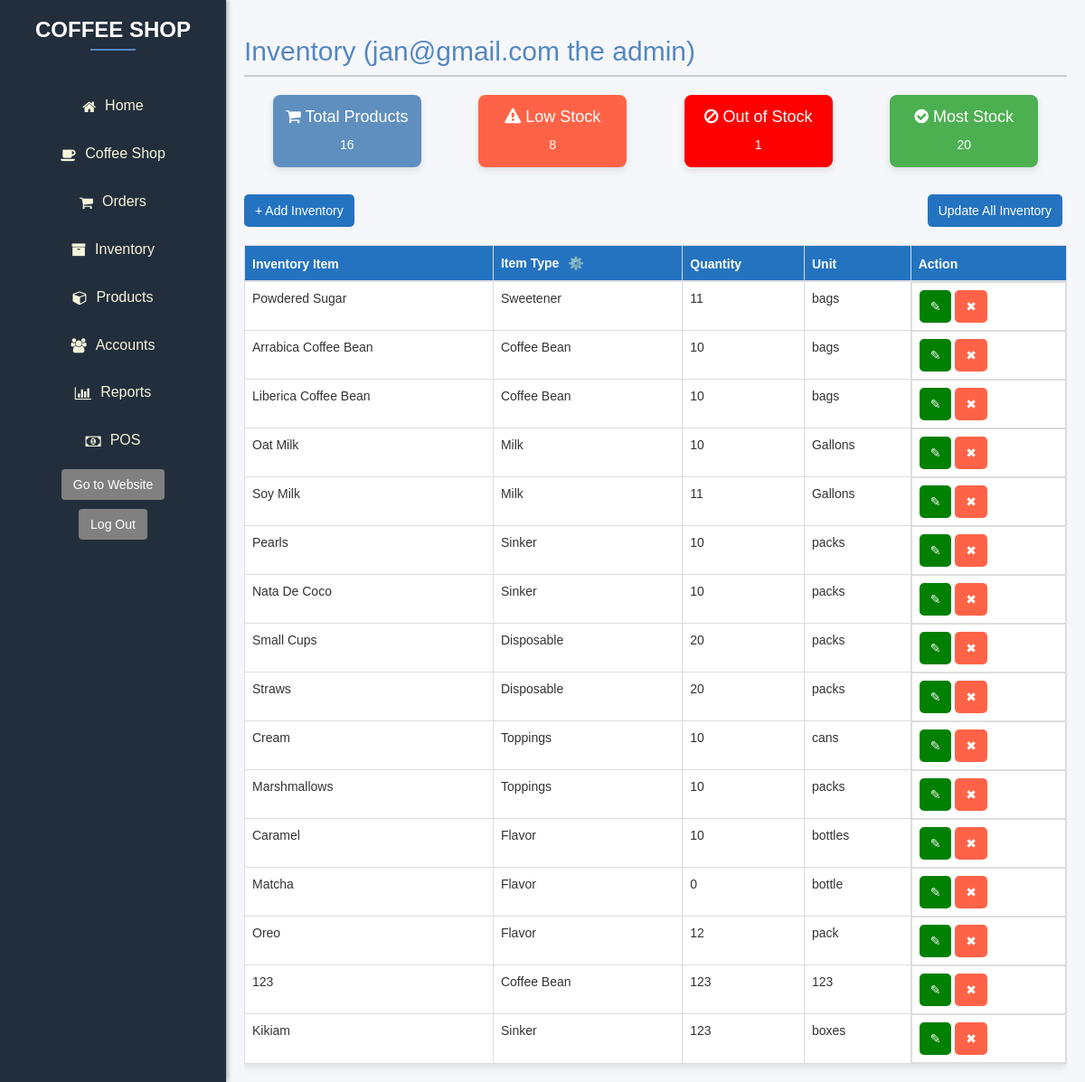
The app's page /admin_dashboard/inventory (signed in) with its own data.
### tables this page shows
CREATE TABLE `tblinventory` (
  `inventory_id` int(11) NOT NULL,
  `inventory_item` varchar(255) NOT NULL,
  `item_type` varchar(255) NOT NULL,
  `quantity` int(11) DEFAULT NULL,
  `unit` varchar(10) DEFAULT NULL
);

### Core/functions.php (called while the page is built, shortened)
<?php
function base_path($path) {
  return BASE_PATH . $path;
}
function view($path, $attributes = []) {
  extract($attributes);
  require base_path('views/' . $path);
}

### Http/controllers/dashboard/inventory.php (called while the page is built, shortened)
<?php
include "connect.php";
$sql = "SELECT * FROM tblinventory";
$statement = $pdo->prepare($sql);
$statement->execute();
$inventoryData = $statement->fetchAll(PDO::FETCH_ASSOC);
$sqlCategoryInventory = "SELECT * FROM tblcategory_inventory";
$categoryInventoryStatement = $pdo->prepare($sqlCategoryInventory);
$categoryInventoryStatement->execute();
$categoryInventoryData = $categoryInventoryStatement->fetchAll(PDO::FETCH_ASSOC);
$sqlTotalProducts = "SELECT COUNT(*) AS totalProducts FROM tblinventory";
$statementTotalProducts = $pdo->prepare($sqlTotalProducts);
$statementTotalProducts->execute();
$totalProductsData = $statementTotalProducts->fetch(PDO::FETCH_ASSOC);
if ($statementTotalProducts->rowCount() == 0) {
    $totalProducts = 0;
} else {
    $totalProducts = $totalProductsData['totalProducts'];
}
$sqlLowStock = "SELECT COUNT(*) as lowStock
                FROM (
                    SELECT *
                    FROM tblinventory
                    WHERE quantity > 0 AND quantity <= 10
                ) AS subquery";
$statementLowStock = $pdo->prepare($sqlLowStock);
$statementLowStock->execute();
if ($statementTotalProducts->rowCount() == 0) {
    $lowStockData = 0;
} else {
    $lowStockData = $statementLowStock->fetchAll(PDO::FETCH_ASSOC);
}
$sqlOutOfStock = "SELECT item_type, COUNT(*) as out_of_stock
                  FROM tblinventory
                  WHERE quantity <= 0
                  GROUP BY item_type";
$statementOutOfStock = $pdo->prepare($sqlOutOfStock);
$statementOutOfStock->execute();
if ($statementTotalProducts->rowCount() == 0) {
    $outOfStockData = 0;
} else {
    $outOfStockData = $statementOutOfStock->fetchAll(PDO::FETCH_ASSOC);
}
$sqlMostStock = "SELECT MAX(quantity) as most_stock
                FROM tblinventory
                GROUP BY item_type
                ORDER BY quantity DESC
                ;";
$statementMostStock = $pdo->prepare($sqlMostStock);
$statementMostStock->execute();
if ($statementTotalProducts->rowCount() == 0) {
    $mostStockData = 0;
} else {
    $mostStockData = $statementMostStock->fetchAll(PDO::FETCH_ASSOC);
}
view('dashboard/inventory.view.php', [
    'totalProducts' => $totalProducts,
    'inventoryData' => $inventoryData,
    'lowStockData' => $lowStockData,
    'outOfStockData' => $outOfStockData,
    'mostStockData' => $mostStockData,
    'categoryInventoryData' => $categoryInventoryData
]);

### public/index.php (called while the page is built, shortened)
<?php
require BASE_PATH . "Core/functions.php";
$router = new \Core\Router();
$uri = parse_url($_SERVER['REQUEST_URI'])['path'];
$method = $_POST['_method'] ?? $_SERVER['REQUEST_METHOD'];
$router->route($uri, $method);

### views/dashboard/inventory.view.php (the view, shortened to what this page needs)
<?php require "partials/head.php"; ?>
<?php require "partials/nav.php"; ?>
<div class="dashboard">
    <div class="content">
        <h2>Inventory
            <?php echo " (" . $_SESSION['user']['email'] . " the " . $_SESSION['user']['position'] . ") " ?>
        </h2>
        <div>
            <div class="containertab">
                <div class="stock-container total-products-container">
                    <h4><i class="fa fa-shopping-cart"></i> Total Products</h4>
                    <p>
                        <?php echo $totalProducts; ?>
                    </p>
                </div>
                <div class="stock-container low-stock-container">
                    <h4><i class="fa fa-exclamation-triangle"></i> Low Stock</h4>
                    <p>
                        <?php echo !empty($lowStockData) ? $lowStockData[0]['lowStock'] : 0; ?>
                    </p>
                </div>
                <div class="stock-container out-of-stock-container">
                    <h4><i class="fa fa-ban"></i> Out of Stock</h4>
                    <p>
                        <?php echo !empty($outOfStockData) ? $outOfStockData[0]['out_of_stock'] : 0; ?>
                    </p>
                </div>
                <div class="stock-container most-stock-container">
                    <h4><i class="fa fa-check-circle"></i> Most Stock</h4>
                    <p>
                        <?php echo !empty($mostStockData) ? $mostStockData[0]['most_stock'] : 0; ?>
                    </p>
                </div>
            </div>
            <br>
            <div style="display: flex; justify-content: space-between;">
                <button type="button" class="button add-button" id="addForm">+ Add
                    Inventory</button>
                <button type="button" class="button add-button" id="updateInventoryBtn" style="margin-left: auto;">Update All
                    Inventory</button>
            </div>
            <br>
            <div class="table-responsive">
                <table class="table table-bordered">
                    <thead>
                        <tr>
                            <th>Inventory Item</th>
                            <th>Item Type
                                <button type="button" id="categoryInventory" style="background-color:transparent; border:none; padding:none;">⚙️</button>
                            </th>
                            <th>Quantity</th>
                            <th>Unit</th>
                            <th>Action</th>
                        </tr>
                    </thead>
                    <tbody>
                        <?php foreach ($inventoryData as $item) : ?>
                            <tr>
                                <td>
                                    <?= $item['inventory_item'] ?>
                                </td>
                                <td>
                                    <?= $item['item_type'] ?>
                                </td>
                                <td>
                                    <?= $item['quantity'] ?>
                                </td>
                                <td>
                                    <?= $item['unit'] ?>
                                </td>
                                <td class="action-buttons">
                                    <form method="post" action="/admin_dashboard/inventory" class="button-form" onsubmit="return confirmDelete()">
                                        <button type="button" class="button edit-button" onclick="toggleEditForm('editForm<?= $item['inventory_id'] ?>')">✎</button>
                                        <button type="submit" name="submit_delete" class="button delete-button">✖</button>
                                    </form>
                                </td>
                            </tr>
                        <?php endforeach; ?>
                    </tbody>
                </table>
            </div>
        </div>
    </div>
</div>
</body>
</html>

### Core/Router.php (shortened to what this page needs)
<?php
class Router {
  protected $routes = [];
  public function add($method, $uri, $controller)
  {
    $this->routes[] = [
      'uri' => $uri,
      'controller' => $controller,
      'method' => $method,
      'middleware' => NULL,
    ];
    return $this;
  }
  public function only($key)
  {
    $this->routes[array_key_last($this->routes)]['middleware'] = $key;
  }
  public function route($uri, $method)
  {
    foreach ($this->routes as $route) {
      if ($route['uri'] === $uri && $route['method'] === strtoupper($method)) {
        return require base_path('Http/controllers/' . $route['controller']);
      }
    }
  }
}

### public/Dashboard/dashboard.css (style rules this page uses)
:root { --primary-color: #5587c0; --secondary-color: #222E3C; --background-color: #F5F5DC; --text-color: #ffff; --button-color: #A52A2A; }
body, html { margin: 0; padding: 0; font-family: Arial, sans-serif; height: 100%; background-color: #F5F7FB; }
.dashboard { display: flex; height: 100%; }
.content { background-color: #F5F7FB; margin-left: 250px; padding: 20px; width: calc(100% - 250px); }
.content h2 { color: var(--primary-color); border-bottom: 2px solid #ccc; padding-bottom: 10px; }

### views/dashboard/inventory.view.php (style rules this page uses)
body { font-family: Arial, sans-serif; background-color: #F5F5DC; }
.containertab { display: flex; justify-content: space-around; align-items: flex-start; flex-wrap: wrap; text-align: center; }
.stock-container { width: 18%; padding: 15px; margin: 10px; border-radius: 8px; box-shadow: 0 4px 8px rgba(0, 0, 0, 0.1); }
.total-products-container, .low-stock-container, .zero-stock-container, .most-stock-container, .out-of-stock-container { width: 18%; margin: 10px; padding: 5px; border-radius: 8px; }
.total-products-container { background-color: #5e8fbf; color: #fff; }
.low-stock-container { background-color: #ff6347; color: #fff; }
.out-of-stock-container { background-color: #ff0000; color: #fff; }
.most-stock-container { background-color: #4caf50; color: #fff; }
table { width: 70%; border-collapse: collapse; border: #333; box-shadow: 0 4px 8px rgba(0, 0, 0, 0.1); background-color: #fff; color: #333; }
th { background-color: #2473c0; color: #fff; }
.button { padding: 8px 12px; border: none; border-radius: 5px; cursor: pointer; }
.button.add-button { background-color: #2473c0; color: white; margin-right: 5px; }
.button.edit-button { background-color: green; color: white; }
.button.delete-button { background-color: #FF6347; color: white; }
.action-buttons { display: flex; }
.button-form { display: table-row; text-align: center; vertical-align: middle; }

### records on screen
tblinventory: inventory_item "Powdered Sugar", item_type "Sweetener", quantity "11", unit "bags"
tblinventory: inventory_item "Arrabica Coffee Bean", item_type "Coffee Bean", quantity "10", unit "bags"
tblinventory: inventory_item "Liberica Coffee Bean", item_type "Coffee Bean", quantity "10", unit "bags"
tblinventory: inventory_item "Oat Milk", item_type "Milk", quantity "10", unit "Gallons"
tblinventory: inventory_item "Soy Milk", item_type "Milk", quantity "11", unit "Gallons"
tblinventory: inventory_item "Pearls", item_type "Sinker", quantity "10", unit "packs"
tblinventory: inventory_item "Nata De Coco", item_type "Sinker", quantity "10", unit "packs"
tblinventory: inventory_item "Small Cups", item_type "Disposable", quantity "20", unit "packs"
tblinventory: inventory_item "Straws", item_type "Disposable", quantity "20", unit "packs"
tblinventory: inventory_item "Cream", item_type "Toppings", quantity "10", unit "cans"
tblinventory: inventory_item "Marshmallows", item_type "Toppings", quantity "10", unit "packs"
tblinventory: inventory_item "Caramel", item_type "Flavor", quantity "10", unit "bottles"
tblinventory: inventory_item "Matcha", item_type "Flavor", quantity "0", unit "bottle"
tblinventory: inventory_item "Oreo", item_type "Flavor", quantity "12", unit "pack"
tblinventory: inventory_item "123", item_type "Coffee Bean", quantity "123", unit "123"
tblinventory: inventory_item "Kikiam", item_type "Sinker", quantity "123", unit "boxes"

### other values on screen
$totalProducts "16"
$lowStockData[0]['lowStock'] "8"
$outOfStockData[0]['out_of_stock'] "1"
$mostStockData[0]['most_stock'] "20"
